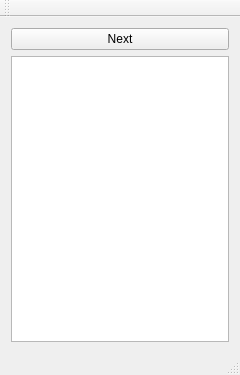
<?xml version="1.0" encoding="UTF-8"?>
<ui version="4.0">
 <class>CWindowBackClass</class>
 <widget class="QMainWindow" name="CWindowBackClass">
  <property name="geometry">
   <rect>
    <x>0</x>
    <y>0</y>
    <width>240</width>
    <height>375</height>
   </rect>
  </property>
  <property name="windowTitle">
   <string>CWindowBack</string>
  </property>
  <widget class="QWidget" name="centralWidget">
   <layout class="QVBoxLayout" name="verticalLayout">
    <item>
     <widget class="QPushButton" name="pushButton">
      <property name="text">
       <string>Next</string>
      </property>
     </widget>
    </item>
    <item>
     <widget class="QTextEdit" name="textEdit"/>
    </item>
   </layout>
  </widget>
  <widget class="QMenuBar" name="menuBar">
   <property name="geometry">
    <rect>
     <x>0</x>
     <y>0</y>
     <width>240</width>
     <height>20</height>
    </rect>
   </property>
  </widget>
  <widget class="QToolBar" name="mainToolBar">
   <attribute name="toolBarArea">
    <enum>TopToolBarArea</enum>
   </attribute>
   <attribute name="toolBarBreak">
    <bool>false</bool>
   </attribute>
  </widget>
  <widget class="QStatusBar" name="statusBar"/>
 </widget>
 <layoutdefault spacing="6" margin="11"/>
 <resources/>
 <connections/>
</ui>
